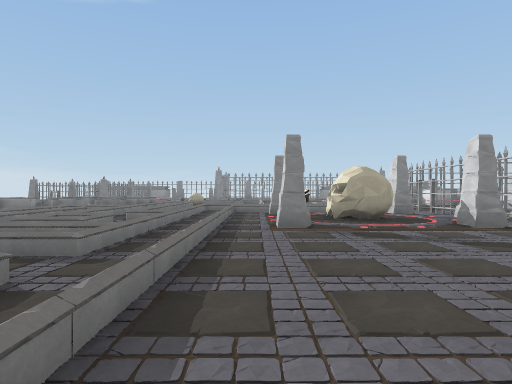
[1] (above)

24 first-person views from a walk through a 3-D level made in the Unity game engine. The camera is 1.2 m above the floor, looks level and sees 75° across. The floor is counted in squares, 2 m on a side. Each view is taken from the middle of a square. On the plan, view 1 faces up. The plan holds only what a view shows up to about 10 squares ahead; the rest is blank. The place goes on beyond the plan. Door leaves are left out, so doorways stand open.

[2]
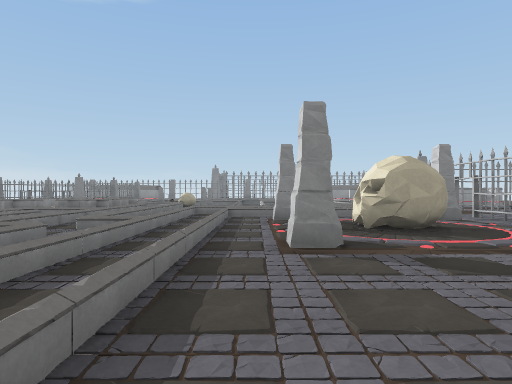

[3]
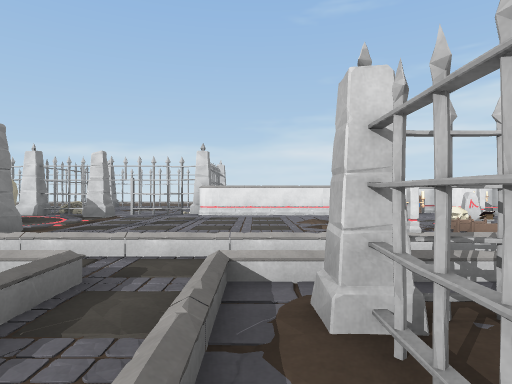

[4]
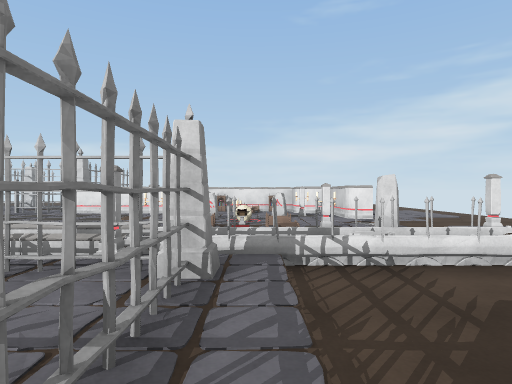

[5]
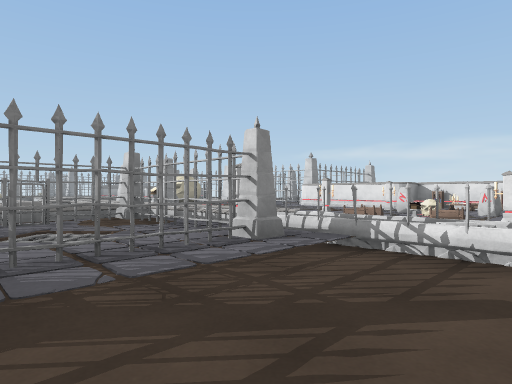

[6]
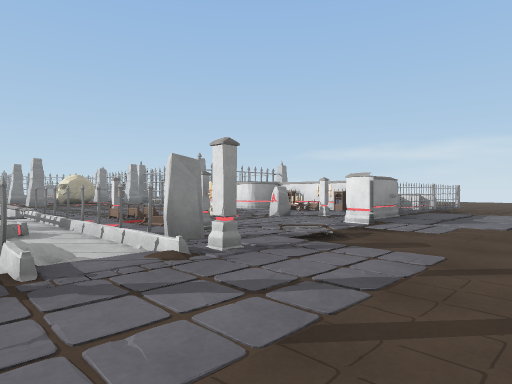

[7]
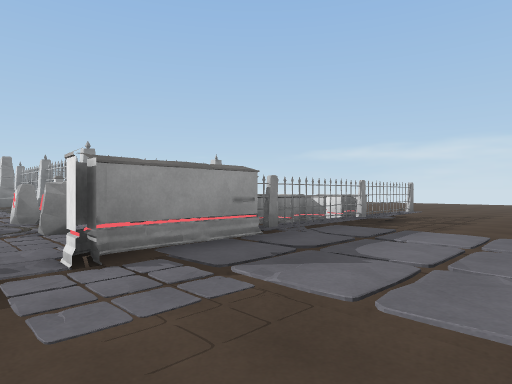

[8]
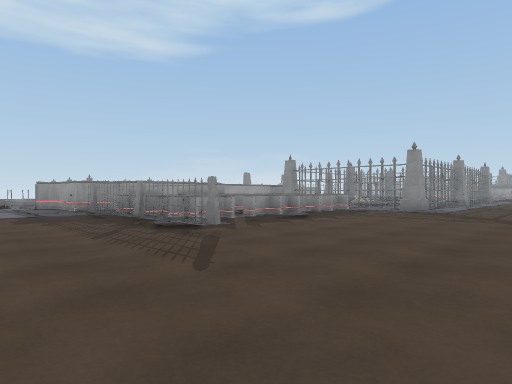

[9]
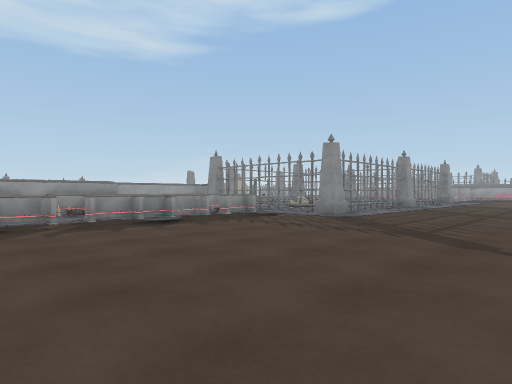

[10]
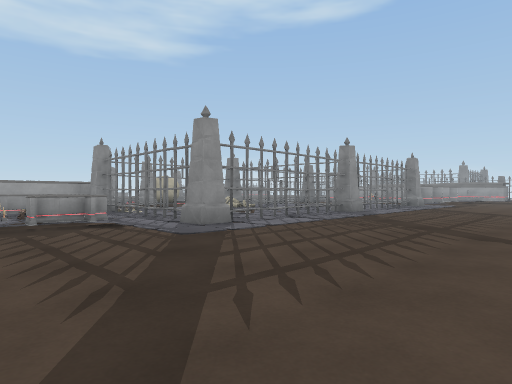

[11]
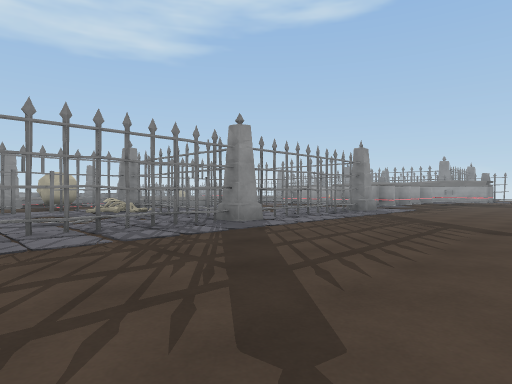

[12]
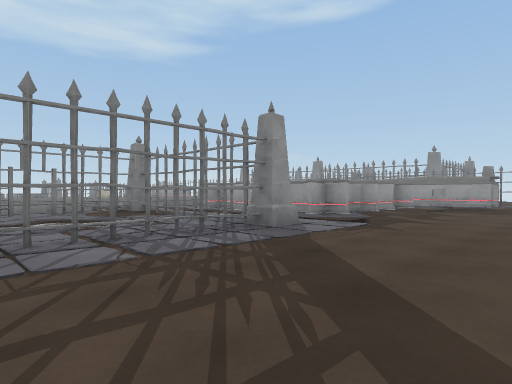

[13]
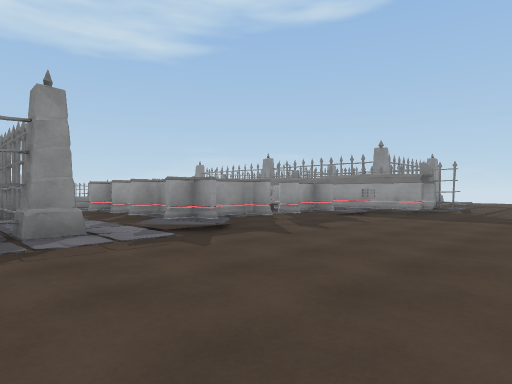

[14]
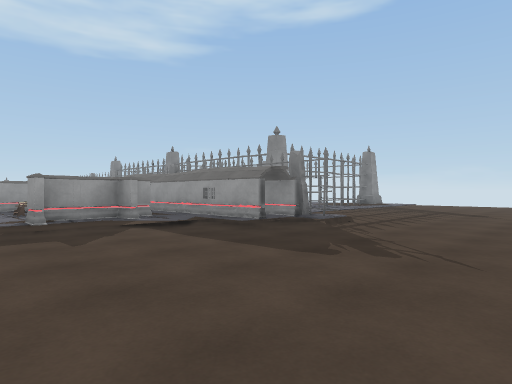

[15]
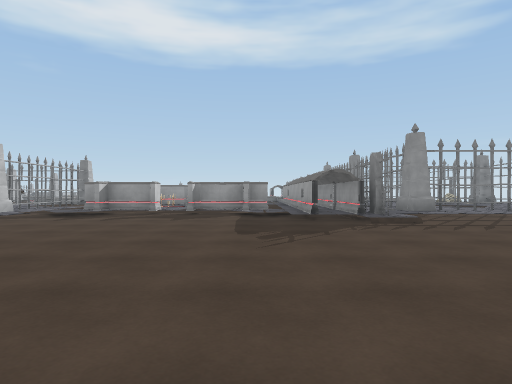

[16]
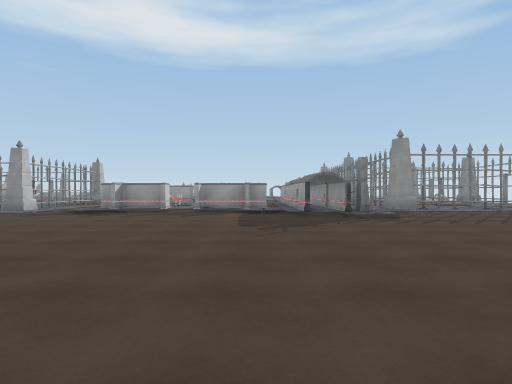

[17]
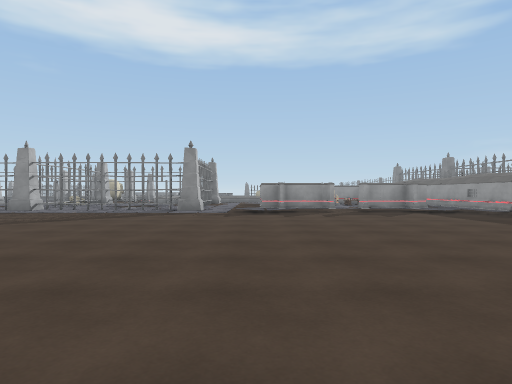

[18]
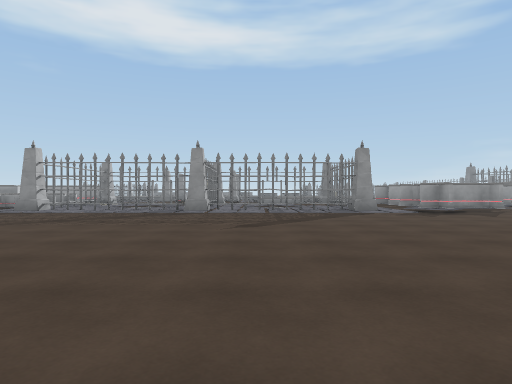

[19]
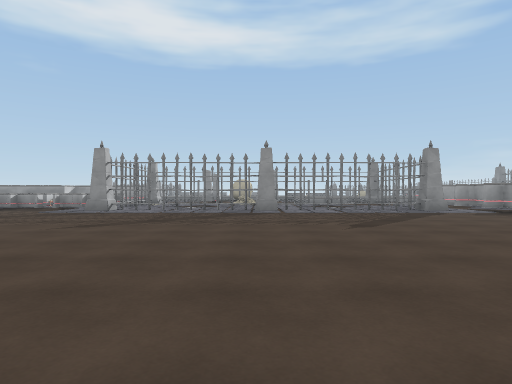

[20]
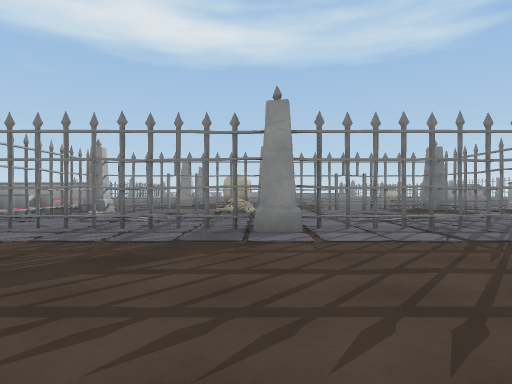

[21]
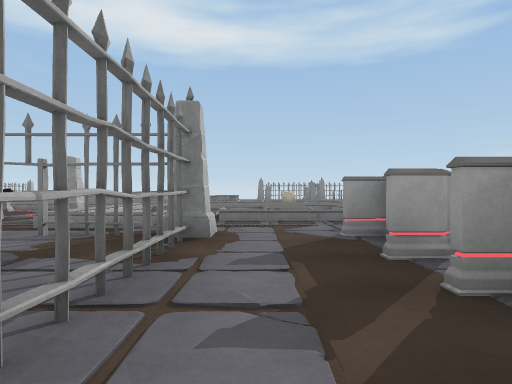

[22]
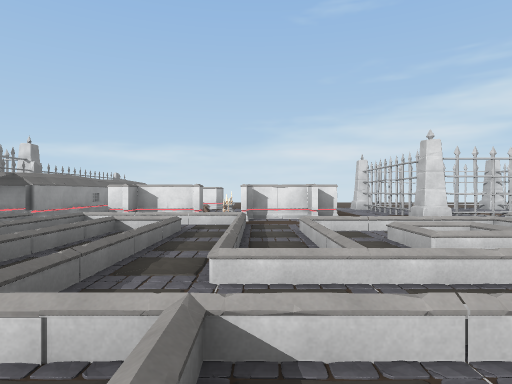

[23]
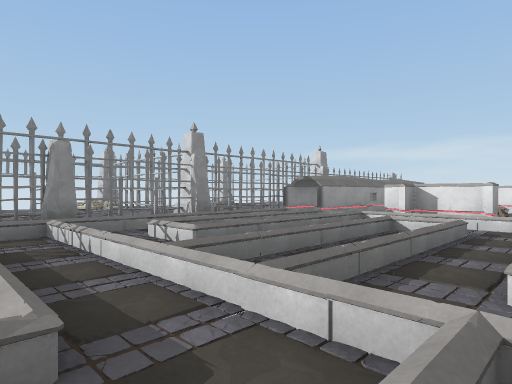

[24]
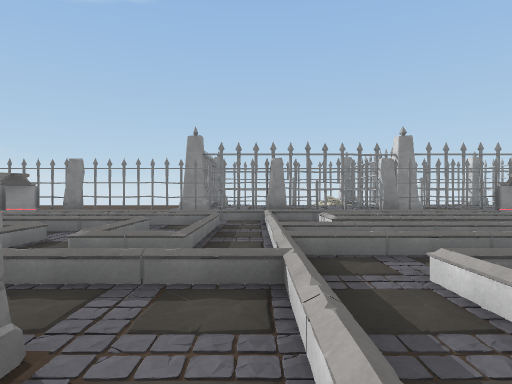

### Floor plan
Key: @ floor where view 1 was taken; # wall or solid block; x gap in a wall; . main floor; : floor 0.25 m higher than the main floor; + floor 0.5 m higher than the main floor; / step, stairs or slope; D open door; = window, fence, low wall or low ledge; S skull; P pillar; B block; K bookshelf; T thing the floor can be seen under or through; R rock; O other object.
Columns run from 5 left of view 1 to 20 right of it. Each row starts with its distance up from view 1.
 25   ##########  ##.....
 24               :/.....
 23 ######D###//  ///R.....
 22 /////////#########......
 21 //////////:::::://.......
 20 //////////OO  #O/.........
 19  /////////:#  ##/........
 18   ////////O#  #O/.......
 17   ////////O#  #O/.......
 16    O/////:OOx##O/........
 15     /////::OOO:O/.........
 14      ////::::::::........
 13      ////:##TTT#:.......
 12       /  /##:::T:.......
 11  O////////D#:.:T:........
 10 OO////////D#:.:T .........
  9 /////:O//O##:::T=........
  8 /////:::::#####T:.........
  7 /////:OSS:##O::T:........
  6 /////:O//OD#..:T:.......
  5  /////////##:.:T:......
  4   ///::::/## ##T:....
  3   ///:::::##:::::....
  2  ////:::::# OOO......
  1  x#///////#  =O......
  0   #O/@P/BO#  OO......
 -1 ###PO:::O  OO O......
 -2 ///OOOOSB: # =O......
 -3 ...OO:P:BPKO OO......
 -4 ...OOO//##OOOOxO.....
 -5    OOP..////........
 -6    ++/..////........
 -7    ......///   .....
 -8         ...

Positions as (right, up) in squares from view 1, and headings:
1: (0, 0), facing up
2: (0, 2), facing up
3: (-4, 2), facing right
4: (-5, -2), facing right
5: (-5, -4), facing up-right
6: (-2, -7), facing up-right
7: (2, -7), facing up-right
8: (14, -7), facing up-left
9: (15, -4), facing up-left
10: (15, 0), facing up-left
11: (15, 4), facing up-left
12: (14, 9), facing up-left
13: (15, 12), facing up-left
14: (16, 17), facing up-left
15: (19, 20), facing left
16: (20, 20), facing left
17: (20, 15), facing left
18: (20, 10), facing left
19: (20, 8), facing left
20: (15, 8), facing left
21: (10, 14), facing left
22: (-2, 17), facing right
23: (-2, 17), facing up-right
24: (-1, 15), facing up
